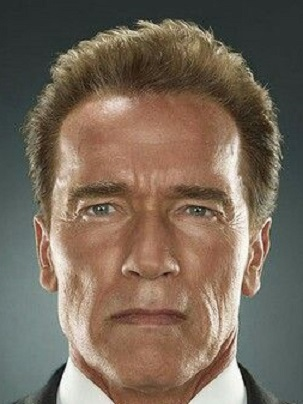
#> input picture train_imgs/arnold/arnold (1).jpg, 303 x 404 px; its folder holds only this picture in this run
$ python faces_train.py
#> lines starting #> are read from the running program, lines starting #| are printed output that depends on the picture
import os
import cv2 as cv
import numpy as np

people = []
DIR = r'train_imgs'
for i in os.listdir(DIR):
    people.append(i)
#> pass 2 of the loop `for i in os.listdir(DIR):`:

haar_cascade = cv.CascadeClassifier('haar_face.xml')

features = []
labels = []

def create_training():
    # loop over every person in list and get persons path and label
    for person in people:
        path = os.path.join(DIR, person)
        label = people.index(person)

        # loop to get to specific images and convert to gray to use haar-cascade and get the faces
        for img in os.listdir(path):
            img_path = os.path.join(path, img)
            img_array = cv.imread(img_path)
#> img_array is the input picture: shape (404, 303, 3); mean B, G, R 89.4, 104.3, 119.3
            gray = cv.cvtColor(img_array, cv.COLOR_BGR2GRAY)
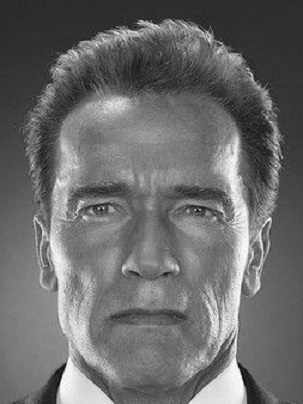
#> gray: shape (404, 303); min 5, max 254, mean 107.1

            faces_rect = haar_cascade.detectMultiScale(gray, scaleFactor=1.1, minNeighbors=3)
#> faces_rect = [[42, 120, 217, 217]]

            # loop over coordinates in images to get the region of interest and append to features and label them
            for (x,y,w,h) in faces_rect:
                faces_roi = gray[y:y+h, x:x+w]
                features.append(faces_roi)
                labels.append(label)
#> this loop made 1 pass
#> pass 1, in create_training, `faces_roi = gray[y:y+h, x:x+w]`:
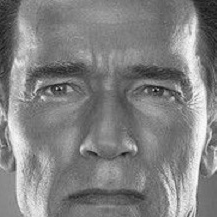
#> faces_roi: shape (217, 217); min 7, max 254, mean 129.1
#> after the loop, features = 1 item; labels = [0]
#> pass 2 of the loop in create_training, `for person in people:`:
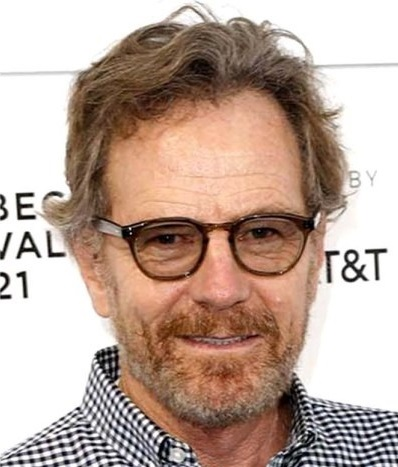
#> input picture train_imgs/bryan cranston/bryan cranston (1).jpg, 398 x 467 px
#> in create_training, img_array is the input picture: shape (467, 398, 3); mean B, G, R 154.8, 166.8, 189.4
#> in create_training, `gray = cv.cvtColor(img_array, cv.COLOR_BGR2GRAY)`:
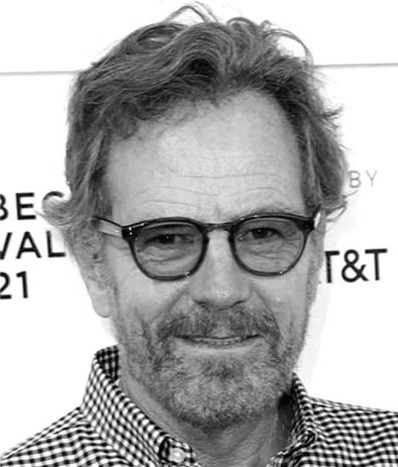
#> gray: shape (467, 398); min 0, max 255, mean 172.2
#> faces_rect = [[64, 123, 291, 291]]
#> the loop in create_training, `for (x,y,w,h) in faces_rect:` made 1 pass
#> pass 1, in create_training, `faces_roi = gray[y:y+h, x:x+w]`:
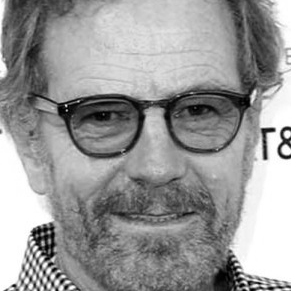
#> faces_roi: shape (291, 291); min 0, max 255, mean 152.6
#> after the loop in create_training, `for (x,y,w,h) in faces_rect:`: features = 2 items; labels = [0, 1]

create_training()

# convert to numpy arrays for use in face recognizer
features = np.array(features, dtype='object')
labels = np.array(labels)

# initialize recognizer
face_recognizer = cv.face.LBPHFaceRecognizer_create()

# Train the recognizer on the features and the labels lists
face_recognizer.train(features, labels)
print('Training complete ---------------------')

face_recognizer.save('face_trained.yml')
